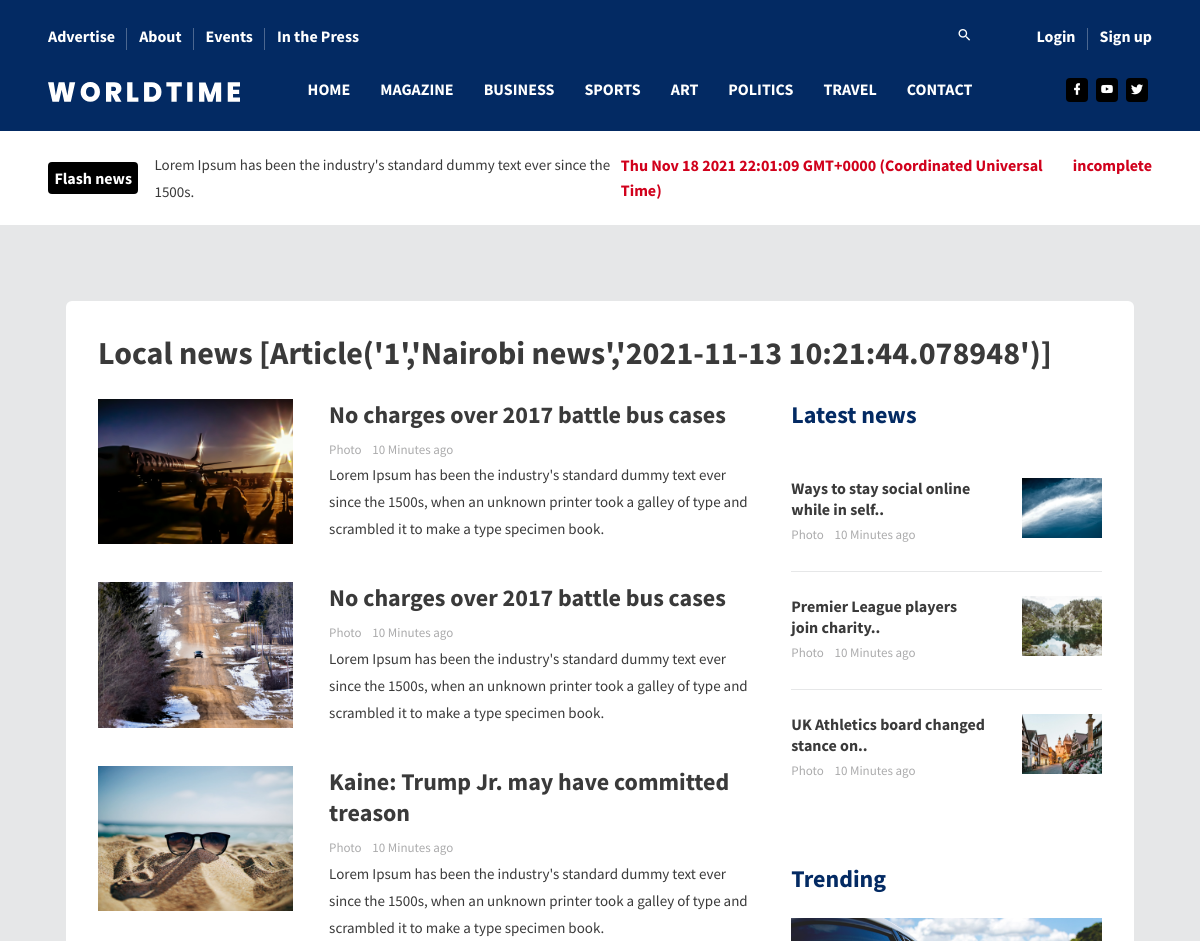
The app's page /tag/1 (upper part), older data.
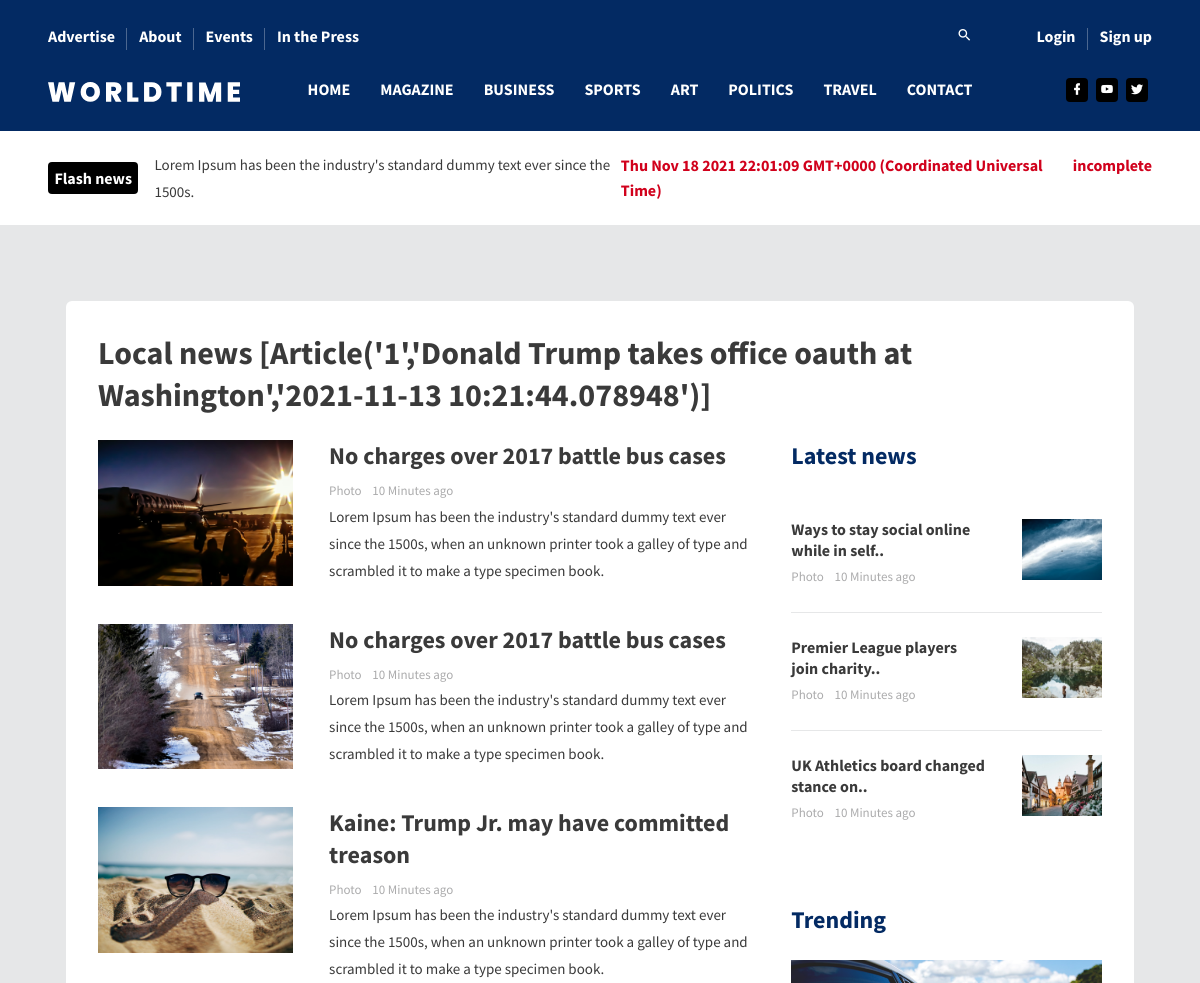
The same page, newer data.
### app/models.py (models this page shows, shortened)
class Tags(db.Model):
    id = db.Column(db.Integer, primary_key=True)
    tagname = db.Column(db.String(200), nullable = False, unique=True)
    articles = db.relationship("Articles", secondary=association_table, backref=db.backref('its_tags', lazy= 'dynamic'))
    category_id = db.Column(db.Integer, db.ForeignKey('categories.id'), nullable = False)

class Articles(db.Model):
    id = db.Column(db.Integer, primary_key = True)
    title = db.Column(db.String(100), nullable = False)
    category_id = db.Column(db.Integer, db.ForeignKey('categories.id'), nullable = False)
    content = db.Column(db.Text, nullable = False)
    date_posted = db.Column(db.DateTime, nullable = False, default = datetime.utcnow)
    user_id = db.Column(db.Integer, db.ForeignKey('users.id'), nullable = False)
    cover_img = db.Column(db.String(100), nullable = False)
    pic_desc = db.Column(db.String(100), nullable = False)
    userscomments = db.relationship('Comments', backref = 'its_article', lazy = True)
    def __repr__(self):
        return f"Article('{self.id}','{self.title}','{self.date_posted}')"

### app/routes.py (the view)
@app.route('/tag/<int:tagid>')
def tags(tagid):
    tag = Tags.query.get_or_404(tagid)
    articles = tag.articles
    return render_template('pages/tags.html',articles = articles,heading=tag.tagname)

### app/templates/pages/tags.html (shortened to what this page needs)
{% extends "layout.html" %}
{% block body %}
        <div class="content-wrapper">
          <div class="container">
            <div class="col-sm-12">
              <div class="card" data-aos="fade-up">
                <div class="card-body">
                  <div class="row">
                    <div class="col-sm-12">
                      <h1 class="font-weight-600 mb-4">
                        {{ heading }}
                        {{ articles }}
                      </h1>
                    </div>
                  </div>
                  <div class="row">
                    <div class="col-lg-8">
                      <div class="row">
                        <div class="col-sm-4 grid-margin">
                          <div class="rotate-img">
                            <img
                              src="../assets/images/business/business_7.png"
                              alt="banner"
                              class="img-fluid"
                            />
                          </div>
                        </div>
                        <div class="col-sm-8 grid-margin">
                          <h2 class="font-weight-600 mb-2">
                            No charges over 2017 battle bus cases
                          </h2>
                          <p class="fs-13 text-muted mb-0">
                            <span class="mr-2">Photo </span>10 Minutes ago
                          </p>
                          <p class="fs-15">
                            Lorem Ipsum has been the industry's standard dummy
                            text ever since the 1500s, when an unknown printer
                            took a galley of type and scrambled it to make a
                            type specimen book.
                          </p>
                        </div>
                      </div>
                      <div class="row">
                        <div class="col-sm-4 grid-margin">
                          <div class="rotate-img">
                            <img
                              src="../assets/images/business/business_8.png"
                              alt="banner"
                              class="img-fluid"
                            />
                          </div>
                        </div>
                        <div class="col-sm-8 grid-margin">
                          <h2 class="font-weight-600 mb-2">
                            No charges over 2017 battle bus cases
                          </h2>
                          <p class="fs-13 text-muted mb-0">
                            <span class="mr-2">Photo </span>10 Minutes ago
                          </p>
                          <p class="fs-15">
                            Lorem Ipsum has been the industry's standard dummy
                            text ever since the 1500s, when an unknown printer
                            took a galley of type and scrambled it to make a
                            type specimen book.
                          </p>
                        </div>
                      </div>
                      <div class="row">
                        <div class="col-sm-4 grid-margin">
                          <div class="rotate-img">
                            <img
                              src="../assets/images/business/business_9.png"
                              alt="banner"
                              class="img-fluid"
                            />
                          </div>
                        </div>
                        <div class="col-sm-8 grid-margin">
                          <h2 class="font-weight-600 mb-2">
                            Kaine: Trump Jr. may have committed treason
                          </h2>
                          <p class="fs-13 text-muted mb-0">
                            <span class="mr-2">Photo </span>10 Minutes ago
                          </p>
                          <p class="fs-15">
                            Lorem Ipsum has been the industry's standard dummy
                            text ever since the 1500s, when an unknown printer
                            took a galley of type and scrambled it to make a
                            type specimen book.
                          </p>
                        </div>
                      </div>
                    </div>
                    <div class="col-lg-4">
                      <h2 class="mb-4 text-primary font-weight-600">
                        Latest news
                      </h2>
                      <div class="row">
                        <div class="col-sm-12">
                          <div class="border-bottom pb-4 pt-4">
                            <div class="row">
                              <div class="col-sm-8">
                                <h5 class="font-weight-600 mb-1">
                                  Ways to stay social online while in self..
                                </h5>
                                <p class="fs-13 text-muted mb-0">
                                  <span class="mr-2">Photo </span>10 Minutes ago
                                </p>
                              </div>
                              <div class="col-sm-4">
                                <div class="rotate-img">
                                  <img
                                    src="../assets/images/business/business_1.png"
                                    alt="banner"
                                    class="img-fluid"
                                  />
                                </div>
                              </div>
                            </div>
                          </div>
                        </div>
                      </div>
                      <div class="row">
                        <div class="col-sm-12">
                          <div class="border-bottom pb-4 pt-4">
                            <div class="row">
                              <div class="col-sm-8">
                                <h5 class="font-weight-600 mb-1">
                                  Premier League players join charity..
                                </h5>
                                <p class="fs-13 text-muted mb-0">
                                  <span class="mr-2">Photo </span>10 Minutes ago
                                </p>
                              </div>
                              <div class="col-sm-4">
                                <div class="rotate-img">
                                  <img
                                    src="../assets/images/business/business_2.png"
                                    alt="banner"
                                    class="img-fluid"
                                  />
                                </div>
                              </div>
                            </div>
                          </div>
                        </div>
                      </div>
                      <div class="row">
                        <div class="col-sm-12">
                          <div class="pt-4">
                            <div class="row">
                              <div class="col-sm-8">
                                <h5 class="font-weight-600 mb-1">
                                  UK Athletics board changed stance on..
                                </h5>
                                <p class="fs-13 text-muted mb-0">
                                  <span class="mr-2">Photo </span>10 Minutes ago
                                </p>
                              </div>
                              <div class="col-sm-4">
                                <div class="rotate-img">
                                  <img
                                    src="../assets/images/business/business_3.png"
                                    alt="banner"
                                    class="img-fluid"
                                  />
                                </div>
                              </div>
                            </div>
                          </div>
                        </div>
                      </div>
                      <div class="trending">
                        <h2 class="mb-4 text-primary font-weight-600">
                          Trending
                        </h2>
                        <div class="mb-4">
                          <div class="rotate-img">
                            <img
                              src="../assets/images/business/business_4.png"
                              alt="banner"
                              class="img-fluid"
                            />
                          </div>
                        </div>
                      </div>
                    </div>
                  </div>
                </div>
              </div>
            </div>
          </div>
        </div>
{% endblock body %}

Row changes from the older to the newer data that the page shows:
changed Articles: id+title+date_posted "[Article('1','Nairobi news','2021-11-13 10:21:44.078948')]" → "[Article('1','Donald Trump takes office oauth at Washington','2021-11-13 10:21:44.078948')]"
